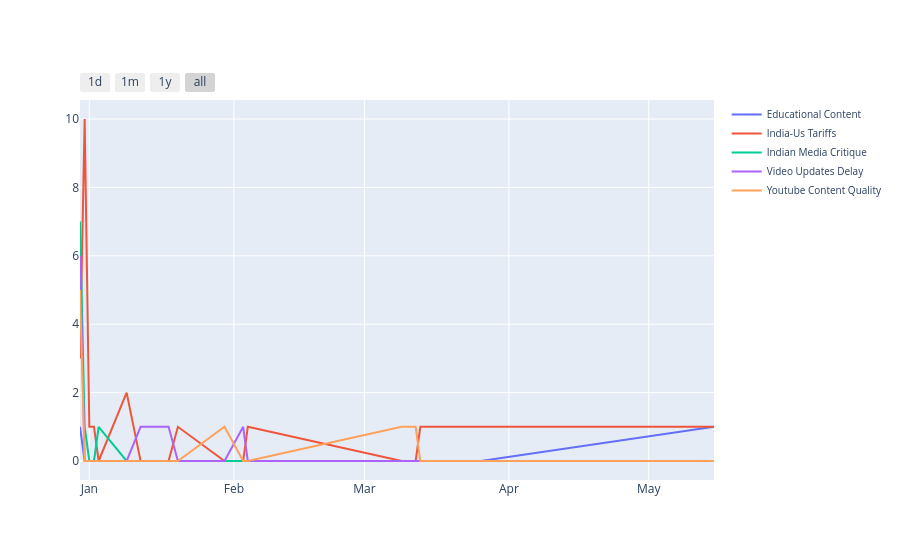

Notebook cell for this chart:
### Code cell
import pandas as pd
import plotly.graph_objects as go

# Build DataFrame from comments list
df = pd.DataFrame(variables['comments'])
df['publishedAt'] = pd.to_datetime(df['publishedAt']).dt.date  # bucket by day

# Pivot: time vs topic counts
topics_data = df.groupby(['publishedAt','topic_name']).size().unstack(fill_value=0)

fig = go.Figure()

for topic in topics_data.columns:
    fig.add_trace(go.Scatter(
        x=topics_data.index,
        y=topics_data[topic],
        mode="lines",
        name=topic.split('_')[1].title()
    ))

fig.update_layout(
    xaxis=dict(
        type="date",
        tickformatstops=[
            dict(dtickrange=[None, 86400000], value="%d %b"),     # when zoomed to days → "15 Jul"
            dict(dtickrange=[86400000, 2678400000], value="%b"),  # when zoomed to months → "Jul, Aug"
            dict(dtickrange=[2678400000, None], value="%Y")       # when zoomed to years → "2026"
        ],
        rangeselector=dict(
            buttons=list([
                dict(count=1, label="1d", step="day", stepmode="backward"),
                dict(count=1, label="1m", step="month", stepmode="backward"),
                dict(count=1, label="1y", step="year", stepmode="backward"),
                dict(step="all")
            ])
        ),
        # rangeslider=dict(visible=True),
        tickformat="%Y-%m-%d"   # removes time part, shows only date
    )
)
fig.update_layout(
    legend=dict(
        font=dict(size=10)   # 🔹 adjust legend text size
    )
)

fig.show()

### Figure 1 — Plotly figure (JSON) as saved in the notebook; plotly's stock layout.template omitted (floating-point values rounded to 4 significant figures)
{"data": [{"mode": "lines", "name": "Educational Content", "type": "scatter", "x": ["2025-12-30", "2025-12-31", "2026-01-01", "2026-01-02", "2026-01-03", "2026-01-09", "2026-01-12", "2026-01-18", "2026-01-20", "2026-01-30", "2026-02-03", "2026-02-04", "2026-03-09", "2026-03-12", "2026-03-13", "2026-03-26", "2026-05-15"], "y": [1, 0, 0, 0, 0, 0, 0, 0, 0, 0, 0, 0, 0, 0, 0, 0, 1]}, {"mode": "lines", "name": "India-Us Tariffs", "type": "scatter", "x": ["2025-12-30", "2025-12-31", "2026-01-01", "2026-01-02", "2026-01-03", "2026-01-09", "2026-01-12", "2026-01-18", "2026-01-20", "2026-01-30", "2026-02-03", "2026-02-04", "2026-03-09", "2026-03-12", "2026-03-13", "2026-03-26", "2026-05-15"], "y": [3, 10, 1, 1, 0, 2, 0, 0, 1, 0, 0, 1, 0, 0, 1, 1, 1]}, {"mode": "lines", "name": "Indian Media Critique", "type": "scatter", "x": ["2025-12-30", "2025-12-31", "2026-01-01", "2026-01-02", "2026-01-03", "2026-01-09", "2026-01-12", "2026-01-18", "2026-01-20", "2026-01-30", "2026-02-03", "2026-02-04", "2026-03-09", "2026-03-12", "2026-03-13", "2026-03-26", "2026-05-15"], "y": [7, 1, 0, 0, 1, 0, 0, 0, 0, 0, 0, 0, 0, 0, 0, 0, 0]}, {"mode": "lines", "name": "Video Updates Delay", "type": "scatter", "x": ["2025-12-30", "2025-12-31", "2026-01-01", "2026-01-02", "2026-01-03", "2026-01-09", "2026-01-12", "2026-01-18", "2026-01-20", "2026-01-30", "2026-02-03", "2026-02-04", "2026-03-09", "2026-03-12", "2026-03-13", "2026-03-26", "2026-05-15"], "y": [6, 0, 0, 0, 0, 0, 1, 1, 0, 0, 1, 0, 0, 0, 0, 0, 0]}, {"mode": "lines", "name": "Youtube Content Quality", "type": "scatter", "x": ["2025-12-30", "2025-12-31", "2026-01-01", "2026-01-02", "2026-01-03", "2026-01-09", "2026-01-12", "2026-01-18", "2026-01-20", "2026-01-30", "2026-02-03", "2026-02-04", "2026-03-09", "2026-03-12", "2026-03-13", "2026-03-26", "2026-05-15"], "y": [5, 0, 0, 0, 0, 0, 0, 0, 0, 1, 0, 0, 1, 1, 0, 0, 0]}], "layout": {"legend": {"font": {"size": 10}}, "xaxis": {"rangeselector": {"buttons": [{"count": 1, "label": "1d", "step": "day", "stepmode": "backward"}, {"count": 1, "label": "1m", "step": "month", "stepmode": "backward"}, {"count": 1, "label": "1y", "step": "year", "stepmode": "backward"}, {"step": "all"}]}, "tickformat": "%Y-%m-%d", "tickformatstops": [{"dtickrange": [null, 86400000], "value": "%d %b"}, {"dtickrange": [86400000, 2678400000], "value": "%b"}, {"dtickrange": [2678400000, null], "value": "%Y"}], "type": "date"}}}
